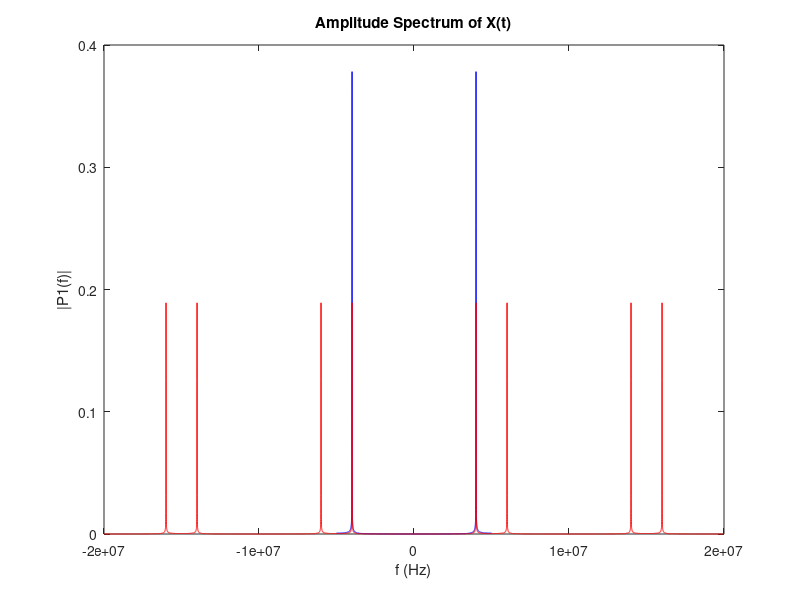
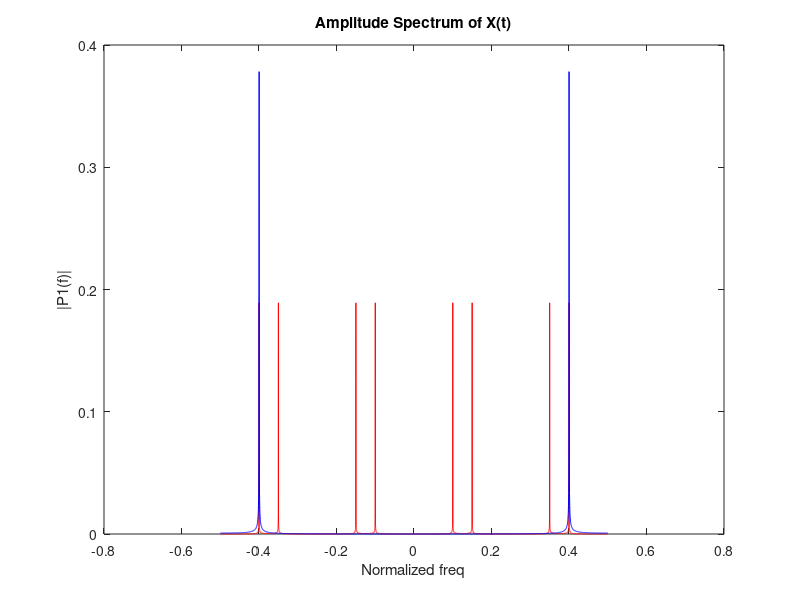
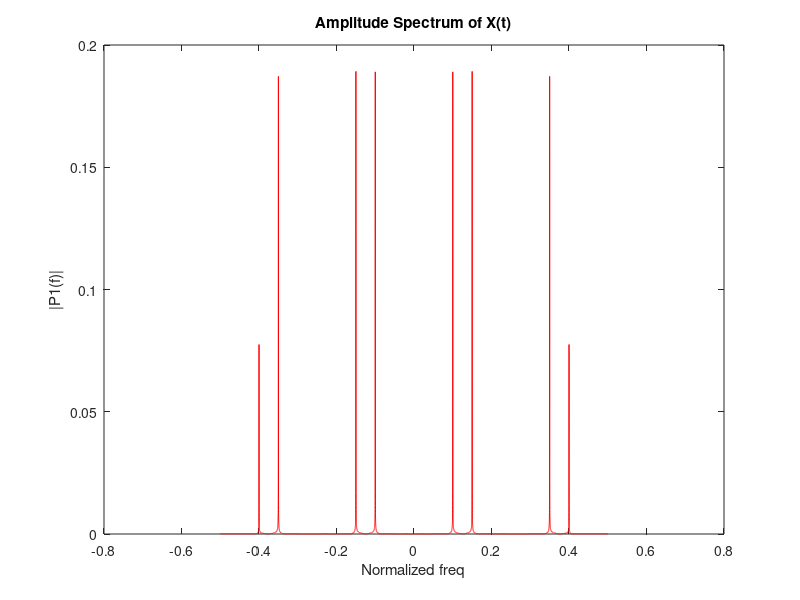
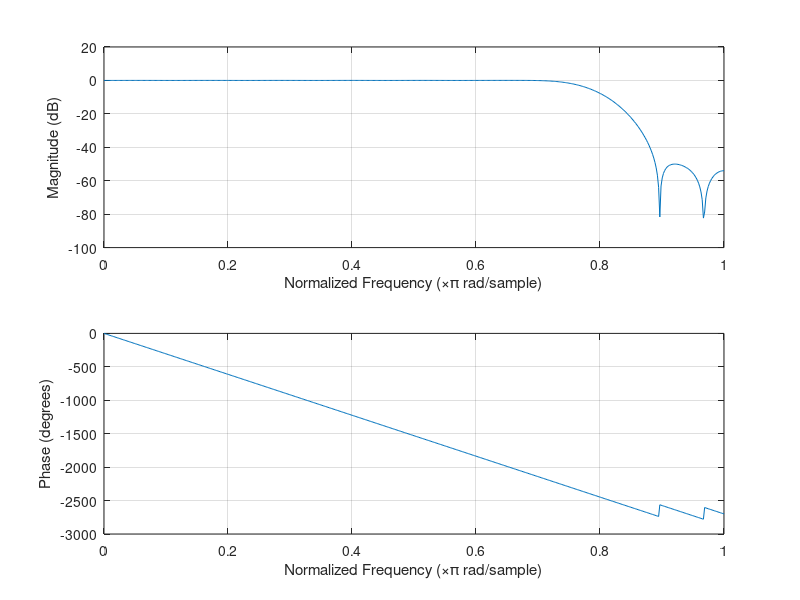

Write MATLAB code to recreate these figures, in order.
clc;clear all;close all;

N = 4096;
fs = 10e6;
f = 4e6;
n = (0:N-1)/fs;
interp = 4;

xin= sin(2*pi*f*n);
xinp2 = zeros(1,N*2);
for i=1:N
    xinp2(interp*i) = xin(i);
end

y=fft(xin);
yf = fftshift(abs(y/N));
yfm = max(yf);


yp2=fft(xinp2);
yp2f = fftshift(abs(yp2/N/2));
yp2fm = max(yp2f);

xf = (-N/2+1:N/2)*fs/N; 
xfomiga = xf/fs; 
%plot(xf,20*log10(yf/yfm),'b');
plot(xf,yf,'b');
title('Amplitude Spectrum of X(t)');
xlabel('f (Hz)');
ylabel('|P1(f)|');

xp2f = (-N*interp/2+1:N*interp/2)*interp*fs/(N*interp); 
xp2fomiga = xp2f/(fs*interp);%Normalize
hold on;

plot(xp2f,yp2f,'r');

figure(2)%Normalize

plot(xp2fomiga,yp2f,'r'); hold on;
title('Amplitude Spectrum of X(t)');
xlabel('Normalized freq');
ylabel('|P1(f)|');
plot(xfomiga,yf,'b');

f = [0 0.8 0.8 1];
mlo = [1 1 0 0];
blo = fir2(34,f,mlo);
yp2fir = filter(blo,1,xinp2);
yp2firf =fft(yp2fir);
yp2firf = fftshift(abs(yp2firf/N/2));

figure(3)
plot(xp2fomiga,yp2firf,'r');
title('Amplitude Spectrum of X(t)');
xlabel('Normalized freq');
ylabel('|P1(f)|');

figure(4)
freqz(blo,1)  %filter freq %omiga freq
